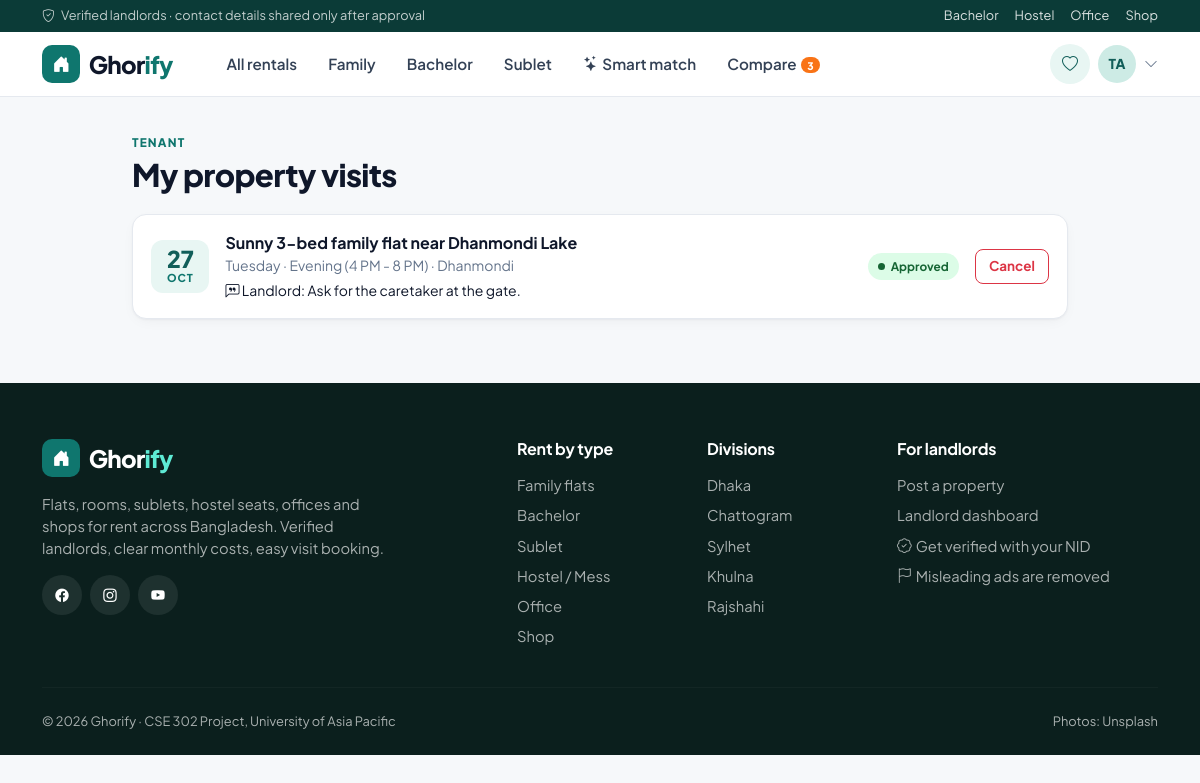
/me/visits/ (signed in), run on the app's committed database.
### accounts/models.py (models this page shows, shortened)
class User(AbstractUser):
    objects = GhorifyUserManager()
    class Role(models.TextChoices):
        TENANT = 'tenant', 'Tenant'
        LANDLORD = 'landlord', 'Landlord'
        ADMIN = 'admin', 'Admin'
    email = models.EmailField(unique=True)
    role = models.CharField(max_length=10, choices=Role.choices, default=Role.TENANT)
    phone = models.CharField(max_length=14, blank=True, validators=[phone_validator])
    avatar = models.ImageField(upload_to=avatar_upload_path, blank=True, null=True)
    bio = models.TextField(blank=True, max_length=500)
    class Meta:
        ordering = ['-date_joined']
    @property
    def is_tenant(self):
        return self.role == self.Role.TENANT
    @property
    def is_landlord(self):
        return self.role == self.Role.LANDLORD
    @property
    def display_name(self):
        return self.get_full_name() or self.username
    @property
    def initials(self):
        name = self.display_name.split()
        return ''.join(part[0] for part in name[:2]).upper()

### interactions/models.py (models this page shows, shortened)
class VisitRequest(models.Model):
    class TimeSlot(models.TextChoices):
        MORNING = 'morning', 'Morning (9 AM - 12 PM)'
        AFTERNOON = 'afternoon', 'Afternoon (12 PM - 4 PM)'
        EVENING = 'evening', 'Evening (4 PM - 8 PM)'
    tenant = models.ForeignKey(settings.AUTH_USER_MODEL, on_delete=models.CASCADE, related_name='visit_requests')
    property = models.ForeignKey(Property, on_delete=models.CASCADE, related_name='visit_requests')
    preferred_date = models.DateField()
    time_slot = models.CharField(max_length=10, choices=TimeSlot.choices)
    message = models.CharField(max_length=300, blank=True)
    status = models.CharField(max_length=10, choices=RequestStatus.choices, default=RequestStatus.PENDING)
    landlord_note = models.CharField(max_length=255, blank=True)
    created_at = models.DateTimeField(auto_now_add=True)
    responded_at = models.DateTimeField(null=True, blank=True)
    class Meta:
        ordering = ['-created_at']
    def is_pending(self):
        return self.status == RequestStatus.PENDING

### properties/models.py (models this page shows, shortened)
class Property(models.Model):
    class PropertyType(models.TextChoices):
        APARTMENT = 'apartment', 'Apartment / Flat'
        HOUSE = 'house', 'Full house'
        ROOM = 'room', 'Single room'
        STUDIO = 'studio', 'Studio'
        DUPLEX = 'duplex', 'Duplex'
        SEAT = 'seat', 'Seat (shared room)'
        COMMERCIAL = 'commercial', 'Commercial space'
    class Category(models.TextChoices):
        FAMILY = 'family', 'Family'
        BACHELOR = 'bachelor', 'Bachelor'
        SUBLET = 'sublet', 'Sublet'
        HOSTEL = 'hostel', 'Hostel / Mess'
        OFFICE = 'office', 'Office'
        SHOP = 'shop', 'Shop'
    class Division(models.TextChoices):
        DHAKA = 'dhaka', 'Dhaka'
        CHATTOGRAM = 'chattogram', 'Chattogram'
        KHULNA = 'khulna', 'Khulna'
        RAJSHAHI = 'rajshahi', 'Rajshahi'
        SYLHET = 'sylhet', 'Sylhet'
        BARISHAL = 'barishal', 'Barishal'
        RANGPUR = 'rangpur', 'Rangpur'
        MYMENSINGH = 'mymensingh', 'Mymensingh'
    class Gender(models.TextChoices):
        ANY = 'any', 'Anyone'
        MALE = 'male', 'Male only'
        FEMALE = 'female', 'Female only'
    class Status(models.TextChoices):
        PENDING = 'pending', 'Pending review'
        APPROVED = 'approved', 'Published'
        REJECTED = 'rejected', 'Rejected'
    landlord = models.ForeignKey(settings.AUTH_USER_MODEL, on_delete=models.CASCADE, related_name='properties')
    title = models.CharField(max_length=150)
    description = models.TextField()
    property_type = models.CharField(max_length=12, choices=PropertyType.choices, default=PropertyType.APARTMENT)
    category = models.CharField(max_length=10, choices=Category.choices, default=Category.FAMILY)
    division = models.CharField(max_length=12, choices=Division.choices, default=Division.DHAKA)
    city = models.CharField('City / district', max_length=60, default='Dhaka')
    location = models.CharField('Area', max_length=80, help_text='Neighbourhood, e.g. Dhanmondi')
    address = models.CharField(max_length=255, help_text='Road / house number. Shown only to tenants after approval.')
    price = models.PositiveIntegerField('Monthly rent (BDT)', validators=[MinValueValidator(500)])
    is_negotiable = models.BooleanField('Rent is negotiable', default=False)
    service_charge = models.PositiveIntegerField('Service charge (BDT / month)', default=0)
    advance_months = models.PositiveSmallIntegerField('Advance (months)', default=2)
    bedrooms = models.PositiveSmallIntegerField(default=1)
    bathrooms = models.PositiveSmallIntegerField(default=1)
    balconies = models.PositiveSmallIntegerField(default=0)
    floor = models.SmallIntegerField(default=1, help_text='0 for ground floor')
    size = models.PositiveIntegerField('Size (sq ft)', null=True, blank=True)
    furnished = models.BooleanField(default=False)
    pet_friendly = models.BooleanField(default=False)
    parking = models.BooleanField(default=False)
    amenities = models.ManyToManyField(Amenity, blank=True, related_name='properties')
    tenant_gender = models.CharField(
        'Who can rent', max_length=6, choices=Gender.choices, default=Gender.ANY,
        help_text='Only for bachelor, sublet and hostel listings.',
    )
    house_rules = models.TextField(blank=True, help_text='Guest policy, smoking, cooking rules, etc.')
    gate_closing_time = models.TimeField(null=True, blank=True)
    available_from = models.DateField(null=True, blank=True)
    is_available = models.BooleanField(default=True)
    status = models.CharField(max_length=10, choices=Status.choices, default=Status.PENDING)
    moderation_note = models.CharField(max_length=255, blank=True)
    is_featured = models.BooleanField(default=False, help_text='Featured listings are shown first.')
    view_count = models.PositiveIntegerField(default=0)
    created_at = models.DateTimeField(auto_now_add=True)
    updated_at = models.DateTimeField(auto_now=True)
    objects = PropertyQuerySet.as_manager()
    class Meta:
        ordering = ['-created_at']
        verbose_name_plural = 'properties'
        indexes = [models.Index(fields=['status', 'is_available', 'location'])]
    def get_absolute_url(self):
        return reverse('properties:detail', args=[self.pk])

### interactions/views.py (the view)
# urls.py: path('visits/', views.visit_list, name='visits'),
@tenant_required
def visit_list(request):
    visits = request.user.visit_requests.select_related('property').prefetch_related('property__images')
    return render(request, 'interactions/visit_list.html', {'visits': visits})

### interactions/context_processors.py (called while the page is built)
def compare_count(request):
    user = getattr(request, 'user', None)
    if not (user and user.is_authenticated and user.is_tenant):
        return {}
    comparison = user.comparisons.first()
    return {'compare_count': comparison.items.count() if comparison else 0}

### templates/interactions/visit_list.html (shortened to what this page needs)
{% extends 'base.html' %}
{% block content %}
<div class="container" style="max-width:960px">
  <div class="page-header"><span class="eyebrow">Tenant</span><h1>My property visits</h1></div>
  {% for v in visits %}
    <div class="request-card d-flex flex-wrap gap-3 align-items-center">
      <div class="date-tile"><div class="d">{{ v.preferred_date|date:'d' }}</div><div class="m">{{ v.preferred_date|date:'M' }}</div></div>
      <div class="flex-grow-1">
        <a href="{{ v.property.get_absolute_url }}" class="fw-bold text-reset">{{ v.property.title }}</a>
        <div class="small text-muted">{{ v.preferred_date|date:'l' }} · {{ v.get_time_slot_display }} · {{ v.property.location }}</div>
        {% if v.landlord_note %}<div class="small mt-1"><i class="bi bi-chat-left-quote"></i> Landlord: {{ v.landlord_note }}</div>{% endif %}
      </div>
      <span class="status status-{{ v.status }}">{{ v.get_status_display }}</span>
      <div class="d-flex gap-2">
        {% if v.status == 'pending' or v.status == 'approved' %}
          <form method="post" action="{% url 'interactions:visit_cancel' v.pk %}" data-confirm="Cancel this visit?">{% csrf_token %}<button class="btn btn-sm btn-outline-danger">Cancel</button></form>
        {% endif %}
      </div>
    </div>
  {% empty %}
    {% url 'properties:browse' as browse_url %}
  {% endfor %}
</div>
{% endblock %}

### templates/partials/navbar.html (shortened to what this page needs)
{% with url=request.resolver_match.url_name ns=request.resolver_match.namespace %}
<div class="top-strip d-none d-md-block">
  <div class="container d-flex justify-content-between">
    <span><i class="bi bi-shield-check me-1"></i> Verified landlords · contact details shared only after approval</span>
    <span class="d-flex gap-3">
      <a href="{% url 'properties:browse' %}?category=bachelor">Bachelor</a>
      <a href="{% url 'properties:browse' %}?category=hostel">Hostel</a>
      <a href="{% url 'properties:browse' %}?category=office">Office</a>
      <a href="{% url 'properties:browse' %}?category=shop">Shop</a>
    </span>
  </div>
</div>
<nav class="navbar navbar-expand-lg gh-nav sticky-top py-2">
  <div class="container">
    <a class="navbar-brand gh-brand" href="{% url 'properties:home' %}">
      <span class="logo"><i class="bi bi-house-door-fill"></i></span><span>Ghor<span class="accent">ify</span></span>
    </a>
    <div class="collapse navbar-collapse" id="mainNav">
      <ul class="navbar-nav ms-lg-4 me-auto gap-1 mt-3 mt-lg-0">
        <li class="nav-item"><a class="nav-link {% if url == 'browse' and not request.GET.category %}active{% endif %}" href="{% url 'properties:browse' %}">All rentals</a></li>
        <li class="nav-item"><a class="nav-link {% if request.GET.category == 'family' %}active{% endif %}" href="{% url 'properties:browse' %}?category=family">Family</a></li>
        <li class="nav-item"><a class="nav-link {% if request.GET.category == 'bachelor' %}active{% endif %}" href="{% url 'properties:browse' %}?category=bachelor">Bachelor</a></li>
        <li class="nav-item"><a class="nav-link {% if request.GET.category == 'sublet' %}active{% endif %}" href="{% url 'properties:browse' %}?category=sublet">Sublet</a></li>
        <li class="nav-item"><a class="nav-link {% if ns == 'search' and url == 'search' %}active{% endif %}" href="{% url 'search:search' %}"><i class="bi bi-stars me-1"></i>Smart match</a></li>
        {% if user.is_authenticated and user.is_tenant %}
          <li class="nav-item"><a class="nav-link {% if url == 'compare' or url == 'comparison' %}active{% endif %}" href="{% url 'interactions:compare' %}">Compare{% if compare_count %}<span class="nav-badge">{{ compare_count }}</span>{% endif %}</a></li>
        {% elif user.is_authenticated and user.is_landlord %}
          <li class="nav-item"><a class="nav-link {% if url == 'mine' %}active{% endif %}" href="{% url 'properties:mine' %}">My listings</a></li>
          <li class="nav-item"><a class="nav-link {% if url == 'incoming' %}active{% endif %}" href="{% url 'interactions:incoming' %}">Requests</a></li>
        {% elif user.is_authenticated and user.is_platform_admin %}
          <li class="nav-item"><a class="nav-link {% if url == 'moderation' %}active{% endif %}" href="{% url 'dashboard:moderation' %}">Moderation</a></li>
        {% endif %}
      </ul>
      <div class="d-flex align-items-center gap-2 mt-3 mt-lg-0">
        {% if user.is_authenticated %}
          {% if user.is_tenant %}
            <a href="{% url 'interactions:favourites' %}" class="btn btn-icon btn-soft" title="Saved properties"><i class="bi bi-heart"></i></a>
          {% endif %}
          <div class="dropdown">
            <a href="#" class="d-flex align-items-center gap-2 text-reset" data-bs-toggle="dropdown" aria-expanded="false">
              {% if user.avatar %}<img src="{{ user.avatar.url }}" class="avatar" alt="">{% else %}<span class="avatar">{{ user.initials }}</span>{% endif %}
              <i class="bi bi-chevron-down small text-muted"></i>
            </a>
          </div>
        {% else %}
          <a href="{% url 'accounts:login' %}" class="btn btn-sm btn-soft"><i class="bi bi-person me-1"></i>Log in</a>
        {% endif %}
      </div>
    </div>
  </div>
</nav>
{% endwith %}

### static/css/ghorify.css (style rules this page uses)
:root { --gh-primary: #0f766e; --gh-primary-dark: #115e59; --gh-primary-light: #14b8a6; --gh-soft: #e8f6f3; --gh-soft-2: #cdebe5; --gh-accent: #f97316; --gh-accent-dark: #ea580c; --gh-dark: #0b3b37; --gh-ink: #0f172a; --gh-muted: #64748b; --gh-line: #e5e9ef; --gh-bg: #f6f8fa; --gh-green: #16a34a; --gh-amber: #d97706; --gh-red: #dc2626; --gh-radius: 16px; --gh-radius-sm: 10px; --gh-shadow: 0 1px 2px rgba(15, 23, 42, .04), 0 4px 16px -6px rgba(15, 23, 42, .08); --gh-shadow-lg: 0 18px 40px -16px rgba(15, 23, 42, .25); --bs-body-font-family: 'Plus Jakarta Sans', system-ui, -apple-system, 'Segoe UI', sans-serif; --bs-body-color: var(--gh-ink); --bs-body-bg: var(--gh-bg); --bs-primary: var(--gh-primary); --bs-primary-rgb: 15, 118, 110; --bs-link-color: var(--gh-primary); --bs-link-color-rgb: 15, 118, 110; --bs-link-hover-color: var(--gh-primary-dark); --bs-border-color: var(--gh-line); }
body { background: var(--gh-bg); color: var(--gh-ink); -webkit-font-smoothing: antialiased; }
h1, h2, h3, h4, h5, h6, .display-font { font-family: var(--bs-body-font-family); color: var(--gh-ink); font-weight: 800; letter-spacing: -.02em; }
.text-muted, .text-secondary { color: var(--gh-muted) !important; }
a { text-decoration: none; }
.btn { border-radius: 10px; font-weight: 700; padding: .6rem 1.15rem; transition: all .15s ease; }
.btn-sm { padding: .38rem .8rem; font-size: .84rem; border-radius: 8px; }
.btn-soft { background: var(--gh-soft); color: var(--gh-primary-dark); border: 1px solid transparent; }
.btn-icon { width: 40px; height: 40px; padding: 0; display: inline-grid; place-items: center; border-radius: 50%; }
.top-strip { background: var(--gh-dark); color: rgba(255, 255, 255, .75); font-size: .8rem; padding: .4rem 0; }
.top-strip a { color: rgba(255, 255, 255, .85); }
.gh-nav { background: #fff; border-bottom: 1px solid var(--gh-line); }
.gh-brand { font-weight: 800; font-size: 1.5rem; color: var(--gh-ink) !important; display: flex; align-items: center; gap: .55rem; letter-spacing: -.03em; }
.gh-brand .logo { width: 38px; height: 38px; border-radius: 10px; display: grid; place-items: center; color: #fff; background: var(--gh-primary); font-size: 1.1rem; }
.gh-brand span.accent { color: var(--gh-primary); }
.gh-nav .nav-link { font-weight: 600; color: #334155; border-radius: 8px; padding: .5rem .85rem !important; font-size: .95rem; }
.nav-badge { font-size: .65rem; background: var(--gh-accent); color: #fff; border-radius: 999px; padding: .12rem .42rem; margin-left: .25rem; font-weight: 800; }
.avatar { width: 38px; height: 38px; border-radius: 50%; object-fit: cover; display: inline-grid; place-items: center; background: var(--gh-soft-2); color: var(--gh-primary-dark); font-weight: 800; font-size: .85rem; flex-shrink: 0; }
.eyebrow { text-transform: uppercase; letter-spacing: .1em; font-size: .74rem; font-weight: 800; color: var(--gh-primary); }
.page-header { padding: 2rem 0 1.25rem; }
.page-header h1 { font-size: clamp(1.6rem, 2.6vw, 2.2rem); margin: .2rem 0 0; }
.status { display: inline-flex; align-items: center; gap: .35rem; font-size: .74rem; font-weight: 700; padding: .28rem .65rem; border-radius: 999px; white-space: nowrap; }
.status::before { content: ''; width: 7px; height: 7px; border-radius: 50%; background: currentColor; }
.status-approved, .status-verified, .status-resolved { background: #dcfce7; color: #166534; }
.request-card { border: 1px solid var(--gh-line); border-radius: 14px; padding: 1.05rem 1.15rem; background: #fff; box-shadow: var(--gh-shadow); }
.date-tile { width: 58px; text-align: center; border-radius: 12px; background: var(--gh-soft); padding: .4rem 0; flex-shrink: 0; }
.date-tile .d { font-size: 1.45rem; font-weight: 800; color: var(--gh-primary-dark); line-height: 1; }
.date-tile .m { font-size: .68rem; text-transform: uppercase; font-weight: 800; color: var(--gh-primary); letter-spacing: .08em; }

### data on the page
User: initials "TA"
VisitRequest: preferred_date "27", preferred_date "OCT", property "Sunny 3-bed family flat near Dhanmondi Lake", preferred_date "Tuesday", time_slot "Evening (4 PM - 8 PM)", property.location "Dhanmondi", landlord_note "Ask for the caretaker at the gate.", status "Approved", shows "Cancel"

### other printed values
{{ compare_count }} "3"
